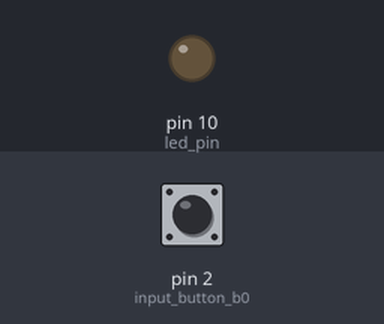
This sketch was run on a simulated Arduino Uno, built with avr-gcc and run on an emulated ATmega328P. On the bench: output pins drawn as LEDs (lit = HIGH). Dashed ring = blinking. The inputs (shaded band) are chosen by the test bench; at power-on: pin 2 (input_button_b0) LOW.

Above: at 1.2 s.
1.3 s: pin 2 (input_button_b0) pulled HIGH for 1 s
At 2.4 s:
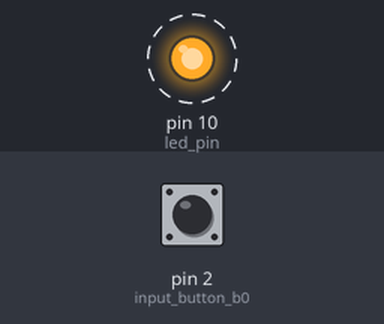
5.3 s: pin 2 (input_button_b0) pulled HIGH for 3.2 s
At 6.4 s:
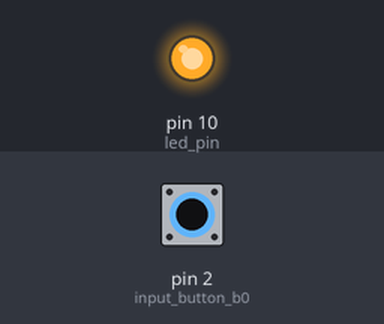
Timing chart, 0 to 14.4 s (numbered marks = the images above; inputs shaded):
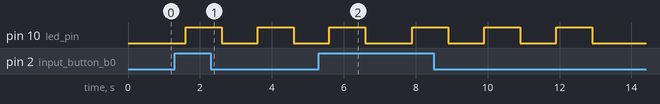

Measured:
- after the input at 1.3 s, pin 10 (led_pin): alternates HIGH for 1.0 s and LOW for 1.0 s, starting after 0.30 s

The sketch:

9.blink_3_times.ino
```cpp
#include <stdio.h>
int led_pin = 10;
int input_button_b0 = 2;
int state = 0;
int delay_debounce = 100;
static void setup() {
  pinMode(led_pin , OUTPUT);
  pinMode(input_button_b0 , INPUT);
}
static void loop() {
  if (state == 3){
    for (int _loop =0 ; _loop <3 ; _loop++){
      digitalWrite(led_pin , HIGH);
      delay(1000);
      digitalWrite(led_pin , LOW);
      delay(1000);
    }
    state = 0;
  }
  if(digitalRead(input_button_b0) == HIGH){
    boolean value = debounce(input_button_b0);
    if (value == HIGH){
      state ++;
    }
  }
}
static boolean debounce(int pin){
  boolean previous_state = digitalRead(pin);
  for (int count = 0 ; count < delay_debounce ; count++){
    delay(1);
    int state = digitalRead(pin);
    if (state != previous_state){
      count = 0;
      previous_state = state;
    }
  }
  return previous_state;
}
```
